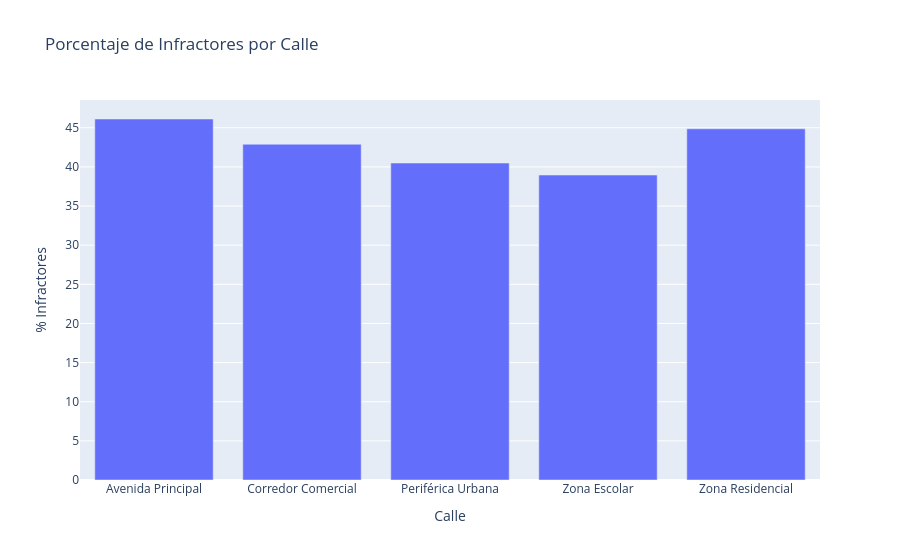

The notebook cell saved with this chart:
### Markdown cell above
## 2. Porcentaje de infractores por calle

### Code cell
resumen = (
    df.groupby("device_name")
    .agg(
        total=('exceeded', 'count'),
        infractores=('exceeded', 'sum')
    )
    .reset_index()
)

resumen["porcentaje"] = (
    resumen["infractores"]
    / resumen["total"]
) * 100

fig = px.bar(
    resumen,
    x="device_name",
    y="porcentaje",
    title="Porcentaje de Infractores por Calle",
    labels={
        "device_name": "Calle",
        "porcentaje": "% Infractores"
    }
)

fig.show()

### Figure 1 — Plotly figure (JSON) as saved in the notebook; plotly's stock layout.template omitted (floating-point values rounded to 4 significant figures)
{"data": [{"hovertemplate": "Calle=%{x}<br>% Infractores=%{y}<extra></extra>", "legendgroup": "", "marker": {"color": "#636efa", "pattern": {"shape": ""}}, "name": "", "orientation": "v", "showlegend": false, "textposition": "auto", "type": "bar", "x": ["Avenida Principal", "Corredor Comercial", "Periférica Urbana", "Zona Escolar", "Zona Residencial"], "xaxis": "x", "y": [46.12, 42.89, 40.5, 38.96, 44.87], "yaxis": "y"}], "layout": {"barmode": "relative", "legend": {"tracegroupgap": 0}, "title": {"text": "Porcentaje de Infractores por Calle"}, "xaxis": {"anchor": "y", "domain": [0, 1], "title": {"text": "Calle"}}, "yaxis": {"anchor": "x", "domain": [0, 1], "title": {"text": "% Infractores"}}}}
